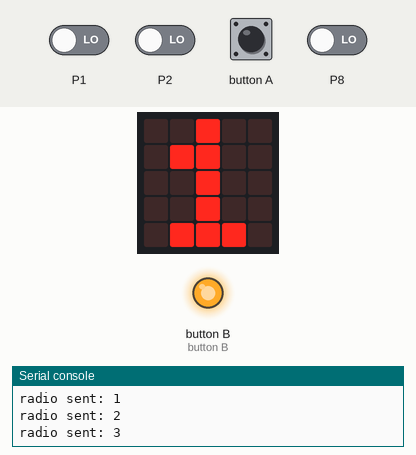
Simulated run of this program. Board: BBC micro:bit (MakeCode). On the bench: the board's 5×5 LED display, output pins drawn as LEDs (lit = HIGH), the last lines printed to the serial console. Inputs (shaded band) come from the test bench; at power-on: P1 LOW, P2 LOW, P8 LOW. No radio messages arrive unless stated (any console line starting 'radio sent:' is added by the test bench).

Above: at 0.76 s.
At 1.9 s:
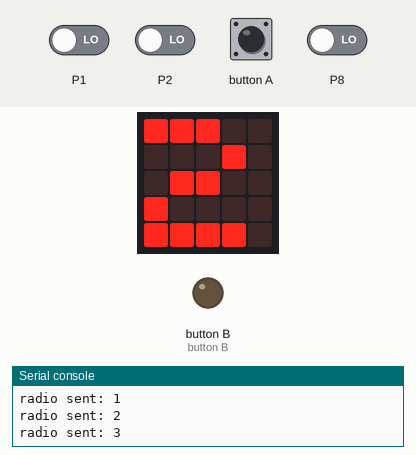
2.0 s: button A pressed for 0.15 s
At 3.0 s:
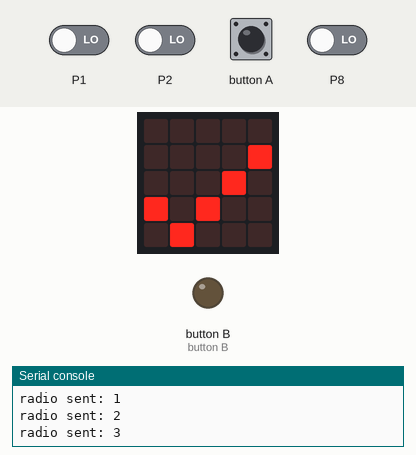
Timing chart, 0 to 5.0 s (numbered marks = the images above; inputs shaded):
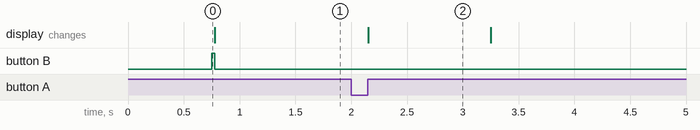

The program:

main.ts
```typescript
input.onButtonPressed(Button.A, function () {
    radio.sendNumber(state)
    basic.showIcon(IconNames.Yes)
    basic.pause(500)
    basic.showNumber(state)
})
input.onButtonPressed(Button.B, function () {
    if (state <= 10) {
        state += 1
    } else {
        state = 1
    }
    basic.showNumber(state)
})
let state = 0
radio.setGroup(1)
state = 1
let sprcha = 0
basic.showNumber(state)
pins.digitalWritePin(DigitalPin.P11, 1)
basic.forever(function () {
    if (pins.digitalReadPin(DigitalPin.P1) == 0) {
        radio.sendNumber(1)
    }
    if (pins.digitalReadPin(DigitalPin.P2) == 0) {
        radio.sendNumber(2)
    }
    if (pins.digitalReadPin(DigitalPin.P8) == 0) {
        radio.sendNumber(3)
        if (sprcha == 0) {
            pins.digitalWritePin(DigitalPin.P11, 1)
            sprcha = 1
        } else {
            pins.digitalWritePin(DigitalPin.P11, 0)
        }
    }
})
```

test.ts
```typescript
// Tady jsou testy. Při použití tohoto balíčku jako rozšíření nebude zkompilováno.
```

Measured:
- after the input at 2.0 s, the display: changes after 0.15 s (image 2)
- what the display in image 2 shows lasts 1.1 s, from 2.2 s to 3.3 s
